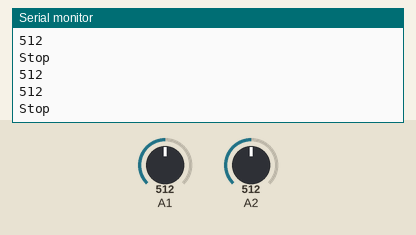
This sketch was run on a simulated Arduino Uno, built with avr-gcc and run on an emulated ATmega328P. Shown: the last lines printed to the serial monitor. The test bench sets the inputs (shaded band); at power-on: A1 = 512, A2 = 512. No radio packets arrive unless stated.

Above: at 1.2 s.
1.3 s: A1 set to 572
At 2.1 s:
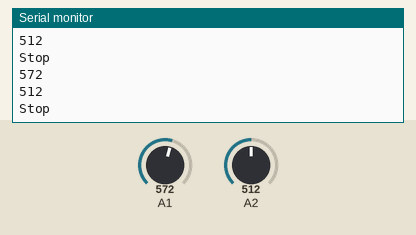
2.8 s: A1 set to 597
At 3.3 s:
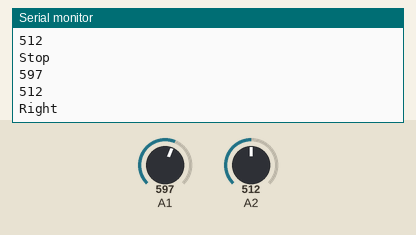
4.8 s: A2 set to 568
At 5.5 s:
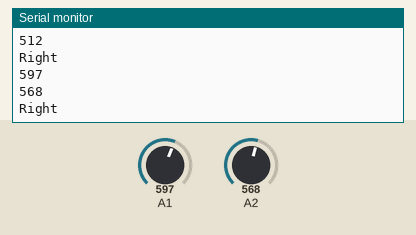
6.3 s: A2 set to 600
At 7.2 s:
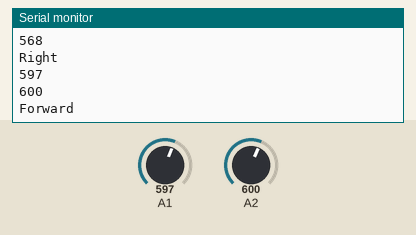
Timing chart, 0 to 9.3 s (numbered marks = the images above; inputs shaded):
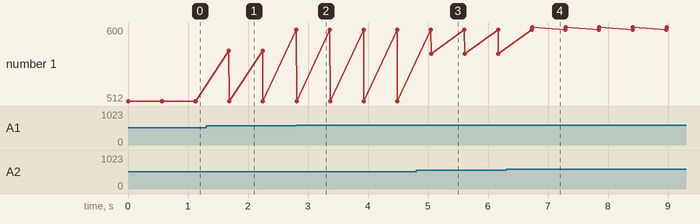

The sketch:

Group08_DL01_Code2.ino
```cpp
#include <VirtualWire.h>

char *data;
int m = 0, n = 0;
int x_val, y_val, z_val;

void setup()
{
  vw_set_tx_pin(12);
  vw_setup(2000);
  pinMode(A1, INPUT);
  pinMode(A2, INPUT);
  pinMode(A3, INPUT);
  x_val = analogRead(A1);
  y_val = analogRead(A2);
  z_val = analogRead(A3);
  Serial.begin(9600);
}

void loop()
{
  m = analogRead(A1); //x
  n = analogRead(A2); //y
  Serial.println(m);
  Serial.println(n);
  if(n - y_val > 70) // forward motion
  {
    Serial.println("Forward");
    data="f";
    vw_send((uint8_t *)data, strlen(data));
    vw_wait_tx();
  }
    else if(y_val - n > 70)
  {
    Serial.println("Backward");
    data="b";
    vw_send((uint8_t *)data, strlen(data));
    vw_wait_tx();
  }
  else if( m - x_val > 70)
  {
    Serial.println("Right");
    data="r";
    vw_send((uint8_t *)data, strlen(data));
    vw_wait_tx();
  }
  else if(x_val - m > 70)
  {
    Serial.println("Left");
    data="l";
    vw_send((uint8_t *)data, strlen(data));
    vw_wait_tx();
  }
  else
  {
    Serial.println("Stop");
    data="s";
    vw_send((uint8_t *)data, strlen(data));
    vw_wait_tx();
  }
  delay(500);
}
```

Measured:
- the behaviour switches between 582 and 583 on A1 (found by bisection; images 1 and 2)
- the behaviour switches between 582 and 583 on A2 (found by bisection; images 3 and 4)
- after the input at 1.3 s, the serial monitor: prints a new line after 0.38 s (image 1)
- after the input at 2.8 s, the serial monitor: prints a new line at once (image 2)
- after the input at 4.8 s, the serial monitor: prints a new line after 0.25 s (image 3)
- after the input at 6.3 s, the serial monitor: prints a new line after 0.43 s (image 4)
- plotted number 1: 512 → 568 after the input at 4.8 s, 568 → 600 after the input at 6.3 s
